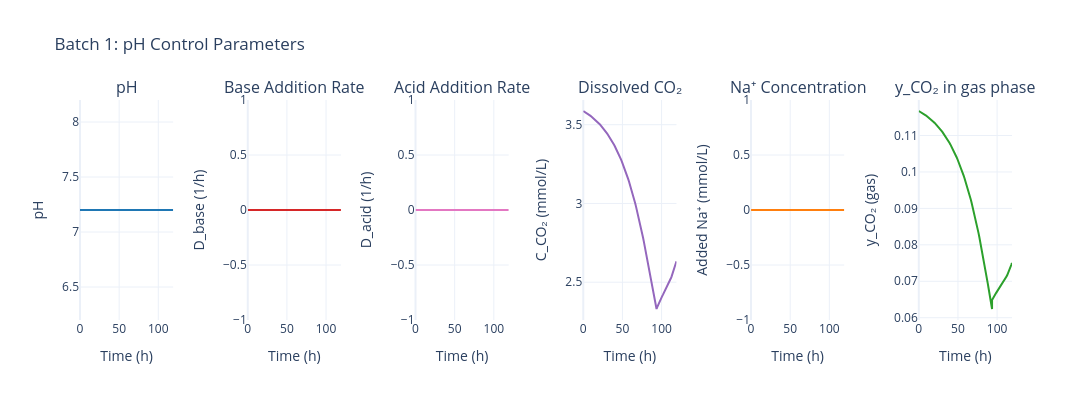

Notebook code cell kept with this figure:
### Code cell
sim.data.plot_pH_control(batch_number=1)

### Figure 1 — Plotly figure (JSON) as saved in the notebook; plotly's stock layout.template omitted (floating-point values rounded to 4 significant figures; data arrays with more than 128 entries replaced by an {"elided": "..."} marker saying what was removed)
{"data": [{"hovertemplate": "Time: %{x:.1f} h<br>pH: %{y:.2f}<extra></extra>", "line": {"color": "#1f77b4", "width": 2}, "mode": "lines", "name": "pH", "type": "scatter", "x": {"elided": "168 float values"}, "xaxis": "x", "y": {"elided": "168 float values"}, "yaxis": "y"}, {"hovertemplate": "Time: %{x:.1f} h<br>D_base: %{y:.4f} 1/h<extra></extra>", "line": {"color": "#d62728", "width": 2}, "mode": "lines", "name": "D_base", "type": "scatter", "x": {"elided": "168 float values"}, "xaxis": "x2", "y": {"elided": "168 float values"}, "yaxis": "y2"}, {"hovertemplate": "Time: %{x:.1f} h<br>D_acid: %{y:.4f} 1/h<extra></extra>", "line": {"color": "#e377c2", "width": 2}, "mode": "lines", "name": "D_acid", "type": "scatter", "x": {"elided": "168 float values"}, "xaxis": "x3", "y": {"elided": "168 float values"}, "yaxis": "y3"}, {"hovertemplate": "Time: %{x:.1f} h<br>C_CO₂: %{y:.2f} mmol/L<extra></extra>", "line": {"color": "#9467bd", "width": 2}, "mode": "lines", "name": "C_CO₂", "type": "scatter", "x": {"elided": "168 float values"}, "xaxis": "x4", "y": {"elided": "168 float values"}, "yaxis": "y4"}, {"hovertemplate": "Time: %{x:.1f} h<br>Added Na⁺: %{y:.1f} mmol/L<extra></extra>", "line": {"color": "#ff7f0e", "width": 2}, "mode": "lines", "name": "Added Na⁺", "type": "scatter", "x": {"elided": "168 float values"}, "xaxis": "x5", "y": {"elided": "168 float values"}, "yaxis": "y5"}, {"hovertemplate": "Time: %{x:.1f} h<br>y_CO₂ (gas): %{y:.2f}<extra></extra>", "line": {"color": "#2ca02c", "width": 2}, "mode": "lines", "name": "y_CO₂ (gas)", "type": "scatter", "x": {"elided": "168 float values"}, "xaxis": "x6", "y": {"elided": "168 float values"}, "yaxis": "y6"}], "layout": {"annotations": [{"font": {"size": 16}, "showarrow": false, "text": "pH", "x": 0.05, "xanchor": "center", "xref": "paper", "y": 1, "yanchor": "bottom", "yref": "paper"}, {"font": {"size": 16}, "showarrow": false, "text": "Base Addition Rate", "x": 0.23, "xanchor": "center", "xref": "paper", "y": 1, "yanchor": "bottom", "yref": "paper"}, {"font": {"size": 16}, "showarrow": false, "text": "Acid Addition Rate", "x": 0.41, "xanchor": "center", "xref": "paper", "y": 1, "yanchor": "bottom", "yref": "paper"}, {"font": {"size": 16}, "showarrow": false, "text": "Dissolved CO₂", "x": 0.59, "xanchor": "center", "xref": "paper", "y": 1, "yanchor": "bottom", "yref": "paper"}, {"font": {"size": 16}, "showarrow": false, "text": "Na⁺ Concentration", "x": 0.77, "xanchor": "center", "xref": "paper", "y": 1, "yanchor": "bottom", "yref": "paper"}, {"font": {"size": 16}, "showarrow": false, "text": "y_CO₂ in gas phase", "x": 0.95, "xanchor": "center", "xref": "paper", "y": 1, "yanchor": "bottom", "yref": "paper"}], "font": {"size": 12}, "height": 400, "showlegend": false, "title": {"text": "Batch 1: pH Control Parameters"}, "width": 2100, "xaxis": {"anchor": "y", "domain": [0, 0.1], "title": {"text": "Time (h)"}}, "xaxis2": {"anchor": "y2", "domain": [0.18, 0.28], "title": {"text": "Time (h)"}}, "xaxis3": {"anchor": "y3", "domain": [0.36, 0.46], "title": {"text": "Time (h)"}}, "xaxis4": {"anchor": "y4", "domain": [0.54, 0.64], "title": {"text": "Time (h)"}}, "xaxis5": {"anchor": "y5", "domain": [0.72, 0.82], "title": {"text": "Time (h)"}}, "xaxis6": {"anchor": "y6", "domain": [0.9, 1.0], "title": {"text": "Time (h)"}}, "yaxis": {"anchor": "x", "domain": [0, 1], "title": {"text": "pH"}}, "yaxis2": {"anchor": "x2", "domain": [0, 1], "title": {"text": "D_base (1/h)"}}, "yaxis3": {"anchor": "x3", "domain": [0, 1], "title": {"text": "D_acid (1/h)"}}, "yaxis4": {"anchor": "x4", "domain": [0, 1], "title": {"text": "C_CO₂ (mmol/L)"}}, "yaxis5": {"anchor": "x5", "domain": [0, 1], "title": {"text": "Added Na⁺ (mmol/L)"}}, "yaxis6": {"anchor": "x6", "domain": [0, 1], "title": {"text": "y_CO₂ (gas)"}}}}
